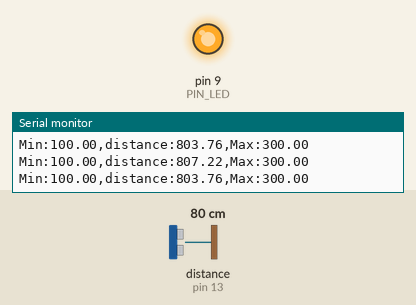
Simulated run of this sketch. Board: Arduino Uno, built with avr-gcc and run on an emulated ATmega328P. On the bench: output pins drawn as LEDs (lit = HIGH), the last lines printed to the serial monitor. Wiring (inferred from the names in the program): ultrasonic range finder: trigger pin 12; echo pin 13. The inputs (shaded band) are chosen by the test bench; at power-on: distance to the obstacle (sensor on pin 13) 80 cm. The echo pulse lasts 58.3 µs per cm; pins used as bus, display or sensor lines are not drawn.

Above: at 1.2 s.
1.3 s: distance to the obstacle (sensor on pin 13) set to 18 cm
At 3.6 s:
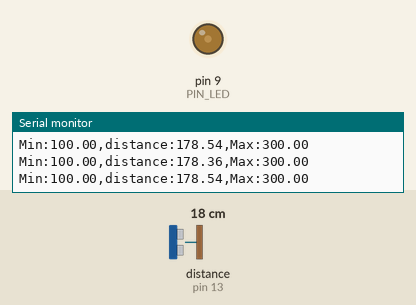
4.3 s: distance to the obstacle (sensor on pin 13) set to 2 cm
Timing chart, 0 to 7.3 s (numbered marks = the images above; inputs shaded):
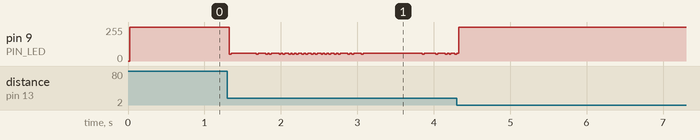

The sketch:

08_example_2.ino
```cpp
// Arduino pin assignment
#define PIN_LED  9
#define PIN_TRIG 12   // sonar sensor TRIGGER
#define PIN_ECHO 13   // sonar sensor ECHO

// configurable parameters
#define SND_VEL 346.0     // sound velocity at 24 celsius degree (unit: m/sec)
#define INTERVAL 25      // sampling interval (unit: msec)
#define PULSE_DURATION 10 // ultra-sound Pulse Duration (unit: usec)
#define _DIST_MIN 100.0   // minimum distance to be measured (unit: mm)
#define _DIST_MAX 300.0   // maximum distance to be measured (unit: mm)

#define TIMEOUT ((INTERVAL / 2) * 1000.0) // maximum echo waiting time (unit: usec)
#define SCALE (0.001 * 0.5 * SND_VEL) // coefficent to convert duration to distance

unsigned long last_sampling_time;   // unit: msec

void setup() {
  pinMode(PIN_LED, OUTPUT);
  pinMode(PIN_TRIG, OUTPUT);  // sonar TRIGGER
  pinMode(PIN_ECHO, INPUT);   // sonar ECHO
  digitalWrite(PIN_TRIG, LOW);  // turn-off Sonar
  Serial.begin(115200);
}

float distance = _DIST_MAX;

void loop() {
  if (millis() < (last_sampling_time + INTERVAL))
    return;

  int pwm_val = 255; // 기본은 꺼짐(active low)
  if ((distance == 0.0) || (distance > _DIST_MAX)) {
    pwm_val = 255; // 꺼짐
  } else if (distance < _DIST_MIN) {
    pwm_val = 255; // 꺼짐
  } else if (distance <= 200.0) {
    pwm_val = map(distance, 100, 200, 255, 0);
  } else {
    pwm_val = map(distance, 200, 300, 0, 255);
  }
  analogWrite(PIN_LED, pwm_val);

  // 시리얼 모니터에 pwm 값 미출력
  Serial.print("Min:");        Serial.print(_DIST_MIN);
  Serial.print(",distance:");  Serial.print(distance);
  Serial.print(",Max:");       Serial.print(_DIST_MAX);
  Serial.println("");

  distance = USS_measure(PIN_TRIG, PIN_ECHO); // read distance

  last_sampling_time += INTERVAL;
}

float USS_measure(int TRIG, int ECHO)
{
  digitalWrite(TRIG, HIGH);
  delayMicroseconds(PULSE_DURATION);
  digitalWrite(TRIG, LOW);
  return pulseIn(ECHO, HIGH, TIMEOUT) * SCALE; // unit: mm
}
```
